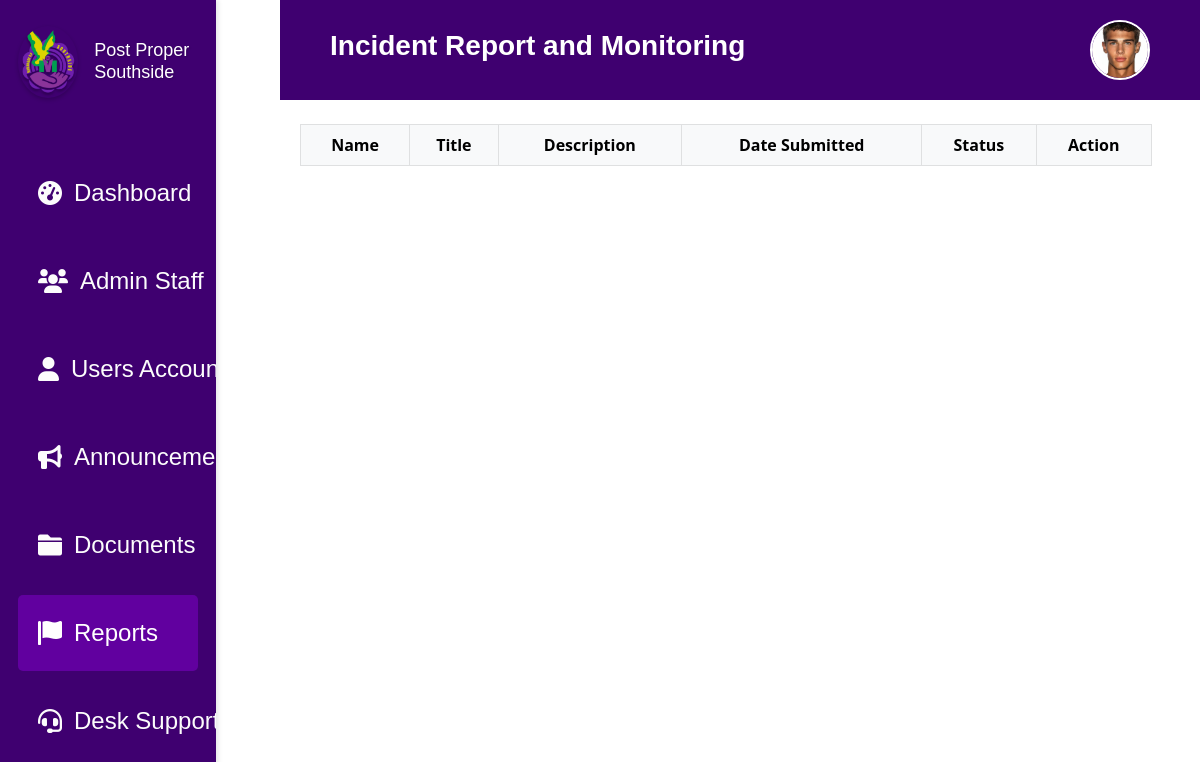
/reports.php (signed in), run on an earlier commit of the app's database.
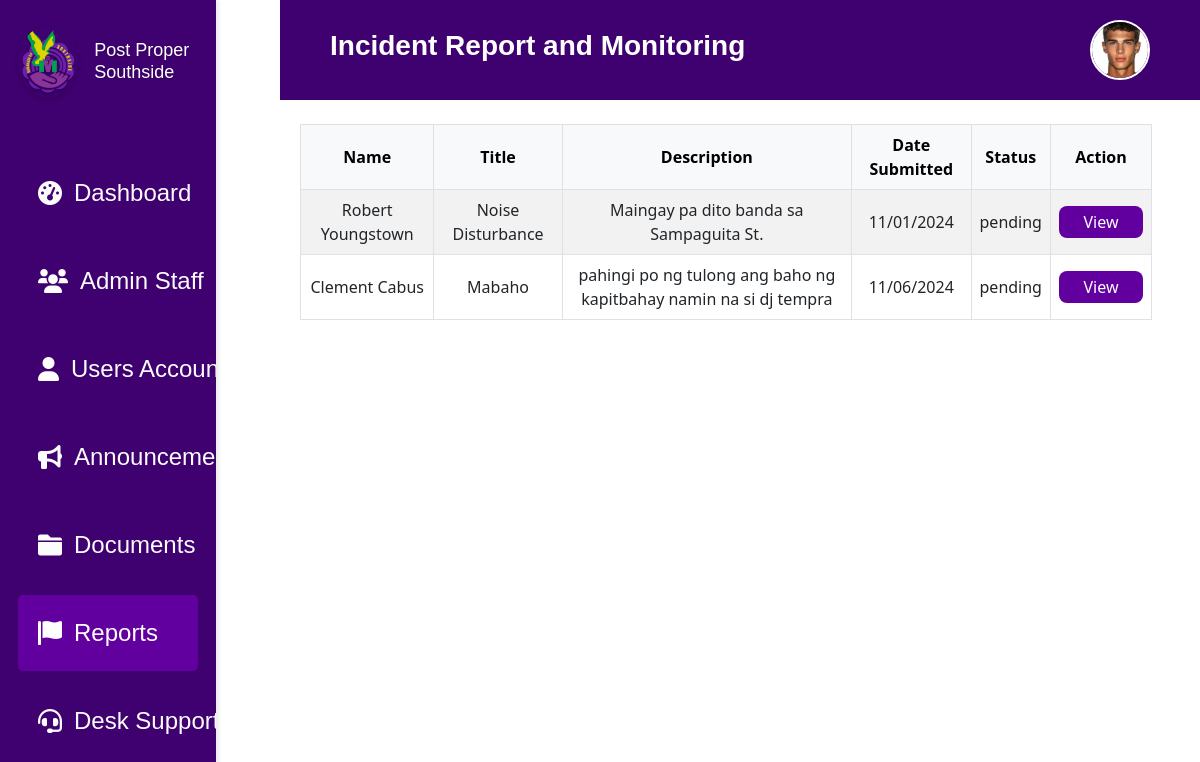
And on a later commit of the database.
### tables this page shows
CREATE TABLE `incident_reports` (
  `id` int(11) NOT NULL,
  `name` varchar(255) NOT NULL,
  `title` varchar(255) NOT NULL,
  `description` text NOT NULL,
  `date_submitted` datetime NOT NULL,
  `status` varchar(50) NOT NULL
);

### reports.php (the view, shortened to what this page needs)
<?php
include 'db.php';
try {
    $sql = "SELECT id, name, title, description, date_submitted, status FROM incident_reports";
    $stmt = $conn->prepare($sql);
    $stmt->execute();
    $reports = $stmt->fetchAll(PDO::FETCH_ASSOC);
} catch (PDOException $e) {
    echo "Error: " . $e->getMessage();
}
?>
<!DOCTYPE html>
<html lang="en">
<head>
    <link href="https://cdn.jsdelivr.net/npm/bootstrap@5.3.0/dist/css/bootstrap.min.css" rel="stylesheet">
</head>
<body>
<?php
    $pageTitle = "Incident Report and Monitoring";
    include 'header.php';
?>
<?php include 'sidebar.php'; ?>
<div class="main-content p-4">
    <div class="container">
        <table class="table table-striped table-bordered">
            <thead class="table-light">
                <tr>
                    <th>Name</th>
                    <th>Title</th>
                    <th>Description</th>
                    <th>Date Submitted</th>
                    <th>Status</th>
                    <th>Action</th>
                </tr>
            </thead>
            <tbody>
                <?php foreach ($reports as $report): ?>
                    <tr>
                        <td><?php echo htmlspecialchars($report['name']); ?></td>
                        <td><?php echo htmlspecialchars($report['title']); ?></td>
                        <td><?php echo htmlspecialchars($report['description']); ?></td>
                        <td><?php echo date('m/d/Y', strtotime($report['date_submitted'])); ?></td>
                        <td><?php echo htmlspecialchars($report['status']); ?></td>
                        <td><a href="report_verify.php?id=<?php echo $report['id']; ?>" class="action-button">View</a></td>
                    </tr>
                <?php endforeach; ?>
            </tbody>
        </table>
    </div>
</div>
</body>
</html>

### header.php (shortened to what this page needs)
<!DOCTYPE html>
<html lang="en">
<head>
    <link rel="stylesheet" href="css/header.css">
    <link href="https://cdn.jsdelivr.net/npm/bootstrap@5.0.2/dist/css/bootstrap.min.css" rel="stylesheet">
</head>
<body>
<?php
$pageTitle = isset($pageTitle) ? $pageTitle : "Default Title";
?>
<div class="header-container">
    <h1 class="page-title"><?php echo $pageTitle; ?></h1>
    <div class="account">
        <a href="admin_profile.php" class="account-link">
            <img src="assets/profile.jpg" alt="Admin Profile" class="img-fluid rounded-circle account-icon">
        </a>
    </div>
</div>
</body>
</html>

### sidebar.php (shortened to what this page needs)
<!DOCTYPE html>
<html lang="en">
<head>
    <link rel="stylesheet" href="css/Sidebar.css">
    <link rel="stylesheet" href="https://cdnjs.cloudflare.com/ajax/libs/font-awesome/6.0.0-beta3/css/all.min.css">
</head>
<body>
<div class="sidebar">
    <div class="logo-section">
        <img src="assets/Southside.png" alt="Logo" class="logo">
            <h3 class="sidebar-title">Post Proper Southside</h3>
    </div>
    <?php
    $current_page = basename($_SERVER['PHP_SELF']);
    ?>
    <a href="dashboard.php" class="sidebar-link <?= $current_page == 'dashboard.php' ? 'active' : '' ?>">
        <i class="fas fa-tachometer-alt"></i> Dashboard
    </a>
    <a href="admin_staff.php" class="sidebar-link <?= $current_page == 'admin_staff.php' ? 'active' : '' ?>">
        <i class="fas fa-users"></i> Admin Staff
    </a>
    <a href="users.php" class="sidebar-link <?= $current_page == 'users.php' ? 'active' : '' ?>">
    <i class="fa-solid fa-user"></i> Users Account
    </a>
    <a href="announcement.php" class="sidebar-link <?= $current_page == 'announcement.php' ? 'active' : '' ?>">
        <i class="fas fa-bullhorn"></i> Announcement
    </a>
    <a href="documents.php" class="sidebar-link <?= $current_page == 'documents.php' ? 'active' : '' ?>">
        <i class="fas fa-folder"></i>Documents
    </a>
    <a href="reports.php" class="sidebar-link <?= $current_page == 'reports.php' ? 'active' : '' ?>">
        <i class="fas fa-flag"></i> Reports
    </a>
    <a href="desk_support.php" class="sidebar-link <?= $current_page == 'desk_support.php' ? 'active' : '' ?>">
        <i class="fas fa-headset"></i> Desk Support
    </a>
</div>
</body>
</html>

### css/header.css (style rules this page uses)
* { margin: 0; padding: 0; box-sizing: border-box; }
.header-container { background-color: #3f0070; padding: 20px 50px; margin-left: 35vh; text-align: left; position: relative; display: flex; justify-content: space-between; align-items: center; }
.page-title { font-size: 28px; color: #FFFFFF; font-weight: bold; font-family: 'Poppins', sans-serif; }
.account { display: flex; align-items: center; }
.account-link { display: inline-block; }
.account-icon { width: 3.75rem; height: auto; border-radius: 50%; aspect-ratio: 1 / 1; object-fit: cover; border: 0.125rem solid #FFFFFF; transition: transform 0.3s ease; }

### css/Sidebar.css (style rules this page uses)
.sidebar { background-color: #3f0070; width: 18vw; height: 100vh; padding: 2vh 1.5vw; position: fixed; top: 0; left: 0; box-shadow: 2px 0 5px rgba(0, 0, 0, 0.1); font-family: 'Poppins', sans-serif; overflow-y: auto; transition: width 0.3s ease; z-index: 1000; }
.sidebar-title { font-size: 1.125rem; color: white; text-align: left; font-family: 'Poppins', sans-serif; margin: 0; padding: 1.5rem 0; text-shadow: 1px 1px 2px rgba(0, 0, 0, 0.2); }
.logo-section { display: flex; align-items: center; margin-bottom: 3rem; border-radius: 7px; }
.logo { width: 4.5rem; height: 4.5rem; margin-right: 1rem; border-radius: 50%; box-shadow: 0 2px 4px rgba(0, 0, 0, 0.2); object-fit: cover; }
h3 { font-size: 1rem; font-family: 'Poppins', sans-serif; color: white; text-align: center; margin: 0; padding: 10px 0; text-shadow: 1px 1px 2px rgba(0, 0, 0, 0.2); }
.sidebar-link { display: flex; align-items: center; padding: 1.25rem; margin: 0.75rem 0; color: #FCFCFC; text-decoration: none; border-radius: 5px; background-color: transparent; transition: background-color 0.3s ease, color 0.3s ease; cursor: pointer; font-size: 1.5rem; font-family: 'Poppins', sans-serif; white-space: nowrap; }
.sidebar-link i { margin-right: 0.75rem; }
.sidebar-link.active { background-color: #61009F !important; color: #FFFFFF !important; }
.main-content { padding: 2rem; margin-left: 21vw; flex: 1; }

### reports.php (style rules this page uses)
.action-button { width: 7vw; height: 4vh; background-color: #61009F !important; color: white; display: flex; align-items: center; justify-content: center; border: none; border-radius: 8px; text-decoration: none; }
.table td, .table th { text-align: center; vertical-align: middle; }

What changed in the data, as far as the page shows it:
added incident_reports: name "Robert Youngstown", title "Noise Disturbance", description "Maingay pa dito banda sa Sampaguita St.", date_submitted "11/01/2024", status "pending"
added incident_reports: name "Clement Cabus", title "Mabaho", description "pahingi po ng tulong ang baho ng kapitbahay namin na si dj tempra", date_submitted "11/06/2024", status "pending"
